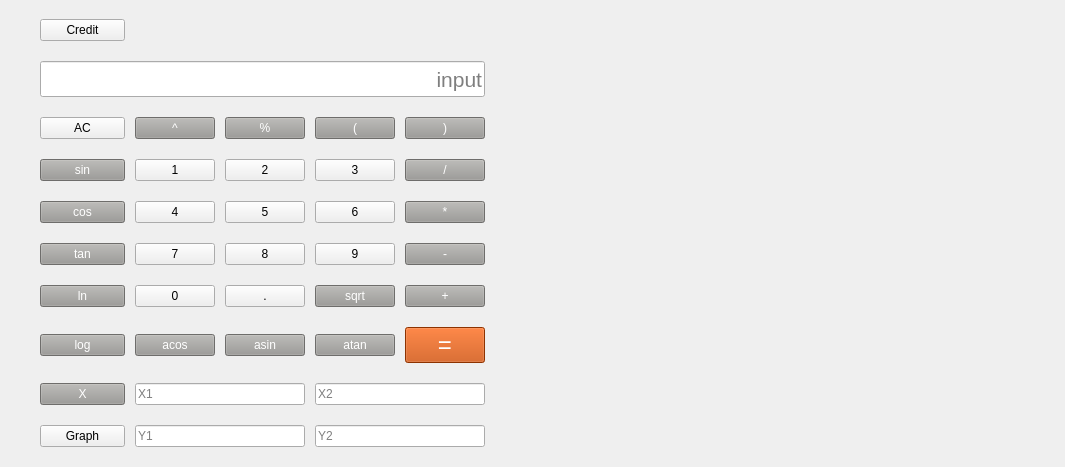
<?xml version="1.0" encoding="UTF-8"?>
<ui version="4.0">
 <class>Calc</class>
 <widget class="QWidget" name="Calc">
  <property name="geometry">
   <rect>
    <x>0</x>
    <y>0</y>
    <width>1065</width>
    <height>467</height>
   </rect>
  </property>
  <property name="windowTitle">
   <string>SmartCalculator</string>
  </property>
  <layout class="QGridLayout" name="gridLayout" rowstretch="0,0,0,0,0,0,0,0,0,0" columnstretch="0,0,0,0,0,0">
   <property name="leftMargin">
    <number>40</number>
   </property>
   <property name="topMargin">
    <number>9</number>
   </property>
   <property name="rightMargin">
    <number>70</number>
   </property>
   <property name="bottomMargin">
    <number>9</number>
   </property>
   <property name="spacing">
    <number>10</number>
   </property>
   <item row="6" column="4">
    <widget class="QPushButton" name="pushButton_plus">
     <property name="styleSheet">
      <string notr="true">background-color: rgb(154, 153, 150);
color: rgb(255, 255, 255);</string>
     </property>
     <property name="text">
      <string>+</string>
     </property>
    </widget>
   </item>
   <item row="4" column="4">
    <widget class="QPushButton" name="pushButton_mult">
     <property name="styleSheet">
      <string notr="true">background-color: rgb(154, 153, 150);
color: rgb(255, 255, 255);</string>
     </property>
     <property name="text">
      <string>*</string>
     </property>
    </widget>
   </item>
   <item row="5" column="1">
    <widget class="QPushButton" name="pushButton_7">
     <property name="text">
      <string>7</string>
     </property>
    </widget>
   </item>
   <item row="5" column="3">
    <widget class="QPushButton" name="pushButton_9">
     <property name="text">
      <string>9</string>
     </property>
    </widget>
   </item>
   <item row="4" column="2">
    <widget class="QPushButton" name="pushButton_5">
     <property name="text">
      <string>5</string>
     </property>
    </widget>
   </item>
   <item row="2" column="2">
    <widget class="QPushButton" name="pushButton_mod">
     <property name="styleSheet">
      <string notr="true">background-color: rgb(154, 153, 150);
color: rgb(255, 255, 255);</string>
     </property>
     <property name="text">
      <string>%</string>
     </property>
    </widget>
   </item>
   <item row="5" column="4">
    <widget class="QPushButton" name="pushButton_minus">
     <property name="styleSheet">
      <string notr="true">background-color: rgb(154, 153, 150);
color: rgb(255, 255, 255);</string>
     </property>
     <property name="text">
      <string>-</string>
     </property>
    </widget>
   </item>
   <item row="3" column="1">
    <widget class="QPushButton" name="pushButton_1">
     <property name="text">
      <string>1</string>
     </property>
    </widget>
   </item>
   <item row="0" column="5" rowspan="10">
    <widget class="QCustomPlot" name="widget" native="true">
     <property name="minimumSize">
      <size>
       <width>500</width>
       <height>0</height>
      </size>
     </property>
    </widget>
   </item>
   <item row="1" column="0" colspan="5">
    <widget class="QLineEdit" name="inputLine">
     <property name="sizePolicy">
      <sizepolicy hsizetype="Expanding" vsizetype="Expanding">
       <horstretch>0</horstretch>
       <verstretch>0</verstretch>
      </sizepolicy>
     </property>
     <property name="maximumSize">
      <size>
       <width>16777208</width>
       <height>36</height>
      </size>
     </property>
     <property name="sizeIncrement">
      <size>
       <width>0</width>
       <height>0</height>
      </size>
     </property>
     <property name="baseSize">
      <size>
       <width>0</width>
       <height>0</height>
      </size>
     </property>
     <property name="font">
      <font>
       <family>Arial</family>
       <pointsize>16</pointsize>
       <bold>false</bold>
       <kerning>true</kerning>
      </font>
     </property>
     <property name="text">
      <string/>
     </property>
     <property name="maxLength">
      <number>32771</number>
     </property>
     <property name="alignment">
      <set>Qt::AlignRight|Qt::AlignTrailing|Qt::AlignVCenter</set>
     </property>
     <property name="dragEnabled">
      <bool>true</bool>
     </property>
     <property name="placeholderText">
      <string>input</string>
     </property>
    </widget>
   </item>
   <item row="4" column="3">
    <widget class="QPushButton" name="pushButton_6">
     <property name="text">
      <string>6</string>
     </property>
    </widget>
   </item>
   <item row="5" column="2">
    <widget class="QPushButton" name="pushButton_8">
     <property name="text">
      <string>8</string>
     </property>
    </widget>
   </item>
   <item row="2" column="4">
    <widget class="QPushButton" name="pushButton_square_close">
     <property name="styleSheet">
      <string notr="true">background-color: rgb(154, 153, 150);
color: rgb(255, 255, 255);</string>
     </property>
     <property name="text">
      <string>)</string>
     </property>
    </widget>
   </item>
   <item row="7" column="3">
    <widget class="QPushButton" name="pushButton_atan">
     <property name="styleSheet">
      <string notr="true">background-color: rgb(154, 153, 150);
color: rgb(255, 255, 255);</string>
     </property>
     <property name="text">
      <string>atan</string>
     </property>
    </widget>
   </item>
   <item row="9" column="0">
    <widget class="QPushButton" name="pushButton_drawGraph">
     <property name="text">
      <string>Graph</string>
     </property>
     <property name="iconSize">
      <size>
       <width>16</width>
       <height>16</height>
      </size>
     </property>
    </widget>
   </item>
   <item row="4" column="1">
    <widget class="QPushButton" name="pushButton_4">
     <property name="text">
      <string>4</string>
     </property>
    </widget>
   </item>
   <item row="2" column="0">
    <widget class="QPushButton" name="pushButton_C">
     <property name="styleSheet">
      <string notr="true"/>
     </property>
     <property name="text">
      <string>AC</string>
     </property>
    </widget>
   </item>
   <item row="3" column="3">
    <widget class="QPushButton" name="pushButton_3">
     <property name="text">
      <string>3</string>
     </property>
    </widget>
   </item>
   <item row="8" column="0">
    <widget class="QPushButton" name="pushButton_x">
     <property name="minimumSize">
      <size>
       <width>85</width>
       <height>0</height>
      </size>
     </property>
     <property name="styleSheet">
      <string notr="true">background-color: rgb(154, 153, 150);
color: rgb(255, 255, 255);</string>
     </property>
     <property name="text">
      <string>X</string>
     </property>
    </widget>
   </item>
   <item row="3" column="4">
    <widget class="QPushButton" name="pushButton_div">
     <property name="styleSheet">
      <string notr="true">background-color: rgb(154, 153, 150);
color: rgb(255, 255, 255);</string>
     </property>
     <property name="text">
      <string>/</string>
     </property>
    </widget>
   </item>
   <item row="7" column="2">
    <widget class="QPushButton" name="pushButton_asin">
     <property name="styleSheet">
      <string notr="true">background-color: rgb(154, 153, 150);
color: rgb(255, 255, 255);</string>
     </property>
     <property name="text">
      <string>asin</string>
     </property>
    </widget>
   </item>
   <item row="6" column="2">
    <widget class="QPushButton" name="pushButton_dot">
     <property name="text">
      <string>.</string>
     </property>
    </widget>
   </item>
   <item row="3" column="0">
    <widget class="QPushButton" name="pushButton_sin">
     <property name="styleSheet">
      <string notr="true">background-color: rgb(154, 153, 150);
color: rgb(255, 255, 255);</string>
     </property>
     <property name="text">
      <string>sin</string>
     </property>
    </widget>
   </item>
   <item row="7" column="1">
    <widget class="QPushButton" name="pushButton_acos">
     <property name="styleSheet">
      <string notr="true">background-color: rgb(154, 153, 150);
color: rgb(255, 255, 255);</string>
     </property>
     <property name="text">
      <string>acos</string>
     </property>
    </widget>
   </item>
   <item row="2" column="3">
    <widget class="QPushButton" name="pushButton_square_open">
     <property name="styleSheet">
      <string notr="true">background-color: rgb(154, 153, 150);
color: rgb(255, 255, 255);</string>
     </property>
     <property name="text">
      <string>(</string>
     </property>
    </widget>
   </item>
   <item row="3" column="2">
    <widget class="QPushButton" name="pushButton_2">
     <property name="text">
      <string>2</string>
     </property>
    </widget>
   </item>
   <item row="2" column="1">
    <widget class="QPushButton" name="pushButton_pow">
     <property name="styleSheet">
      <string notr="true">background-color: rgb(154, 153, 150);
color: rgb(255, 255, 255);</string>
     </property>
     <property name="text">
      <string>^</string>
     </property>
    </widget>
   </item>
   <item row="6" column="1">
    <widget class="QPushButton" name="pushButton_0">
     <property name="text">
      <string>0</string>
     </property>
    </widget>
   </item>
   <item row="0" column="0">
    <widget class="QPushButton" name="pushButton_credit">
     <property name="text">
      <string>Credit</string>
     </property>
    </widget>
   </item>
   <item row="7" column="4">
    <widget class="QPushButton" name="pushButton_eq">
     <property name="font">
      <font>
       <pointsize>18</pointsize>
      </font>
     </property>
     <property name="styleSheet">
      <string notr="true">color: rgb(255, 255, 255);
background-color: rgb(198, 70, 0);</string>
     </property>
     <property name="text">
      <string>=</string>
     </property>
    </widget>
   </item>
   <item row="9" column="1" colspan="2">
    <widget class="QLineEdit" name="yBeginLine">
     <property name="text">
      <string/>
     </property>
     <property name="placeholderText">
      <string>Y1</string>
     </property>
    </widget>
   </item>
   <item row="8" column="3" colspan="2">
    <widget class="QLineEdit" name="xEndLine">
     <property name="text">
      <string/>
     </property>
     <property name="placeholderText">
      <string>X2</string>
     </property>
    </widget>
   </item>
   <item row="9" column="3" colspan="2">
    <widget class="QLineEdit" name="yEndLine">
     <property name="text">
      <string/>
     </property>
     <property name="placeholderText">
      <string>Y2</string>
     </property>
    </widget>
   </item>
   <item row="4" column="0">
    <widget class="QPushButton" name="pushButton_cos">
     <property name="sizeIncrement">
      <size>
       <width>0</width>
       <height>0</height>
      </size>
     </property>
     <property name="baseSize">
      <size>
       <width>0</width>
       <height>0</height>
      </size>
     </property>
     <property name="styleSheet">
      <string notr="true">background-color: rgb(154, 153, 150);
color: rgb(255, 255, 255);</string>
     </property>
     <property name="text">
      <string>cos</string>
     </property>
    </widget>
   </item>
   <item row="7" column="0">
    <widget class="QPushButton" name="pushButton_log">
     <property name="styleSheet">
      <string notr="true">background-color: rgb(154, 153, 150);
color: rgb(255, 255, 255);</string>
     </property>
     <property name="text">
      <string>log</string>
     </property>
    </widget>
   </item>
   <item row="6" column="0">
    <widget class="QPushButton" name="pushButton_ln">
     <property name="styleSheet">
      <string notr="true">background-color: rgb(154, 153, 150);
color: rgb(255, 255, 255);</string>
     </property>
     <property name="text">
      <string>ln</string>
     </property>
    </widget>
   </item>
   <item row="5" column="0">
    <widget class="QPushButton" name="pushButton_tan">
     <property name="styleSheet">
      <string notr="true">background-color: rgb(154, 153, 150);
color: rgb(255, 255, 255);</string>
     </property>
     <property name="text">
      <string>tan</string>
     </property>
    </widget>
   </item>
   <item row="6" column="3">
    <widget class="QPushButton" name="pushButton_sqrt">
     <property name="styleSheet">
      <string notr="true">background-color: rgb(154, 153, 150);
color: rgb(255, 255, 255);</string>
     </property>
     <property name="text">
      <string>sqrt</string>
     </property>
    </widget>
   </item>
   <item row="8" column="1" colspan="2">
    <widget class="QLineEdit" name="xBeginLine">
     <property name="text">
      <string/>
     </property>
     <property name="placeholderText">
      <string>X1</string>
     </property>
    </widget>
   </item>
  </layout>
 </widget>
 <customwidgets>
  <customwidget>
   <class>QCustomPlot</class>
   <extends>QWidget</extends>
   <header>qcustomplot.h</header>
   <container>1</container>
  </customwidget>
 </customwidgets>
 <resources/>
 <connections/>
</ui>
